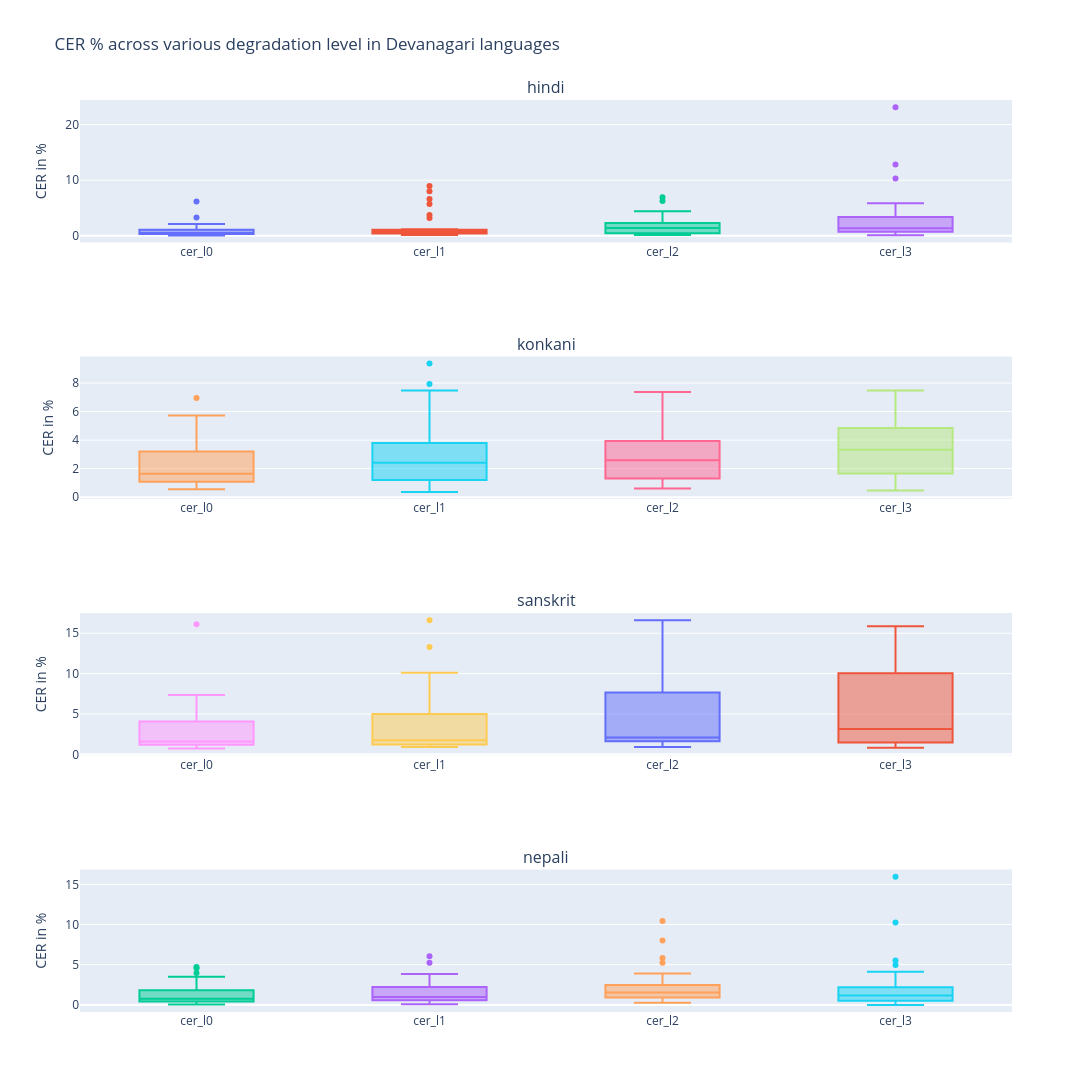

The notebook cell saved with this chart:
### Markdown cell above
## 4.1.1. Box Plot Visualisation

### Code cell
display_box_plot(results_df=results_devanagari, script=script, metric_type='CER').show()

### Figure 1 — Plotly figure (JSON) as saved in the notebook; plotly's stock layout.template omitted (floating-point values rounded to 4 significant figures)
{"data": [{"name": "cer_l0", "text": ["Devanagari_Noto_Sans_19", "Devanagari_Noto_Serif_Devanagari_18", "Devanagari_Anek_Devanagari_22", "Devanagari_Noto_Sans_23", "Devanagari_Poppins_13", "Devanagari_Poppins_29", "Devanagari_Poppins_4", "Devanagari_Anek_Devanagari_12", "Devanagari_Noto_Sans_3", "Devanagari_Noto_Sans_24", "Devanagari_Anek_Devanagari_25", "Devanagari_Poppins_2", "Devanagari_Noto_Sans_Devanagari_27", "Devanagari_Poppins_15", "Devanagari_Noto_Serif_Devanagari_7", "Devanagari_Noto_Sans_Devanagari_28", "Devanagari_Anek_Devanagari_26", "Devanagari_Noto_Serif_Devanagari_30", "Devanagari_Noto_Serif_Devanagari_8", "Devanagari_Poppins_20", "Devanagari_Noto_Sans_10", "Devanagari_Anek_Devanagari_11", "Devanagari_Noto_Sans_Devanagari_14", "Devanagari_Noto_Serif_Devanagari_16", "Devanagari_Noto_Sans_Devanagari_9", "Devanagari_Anek_Devanagari_17", "Devanagari_Noto_Sans_6", "Devanagari_Noto_Serif_Devanagari_21", "Devanagari_Anek_Devanagari_5"], "type": "box", "xaxis": "x", "y": [0.4065, 0.615, 0.8573, 0.2566, 1.657, 1.122, 1.421, 0.2599, 0.059, 0.2377, 0.3894, 3.271, 0.3513, 1.036, 0.345, 0.5543, 6.17, 0.5161, 0.4808, 1.149, 0.3401, 0.4685, 0.6242, 0.3215, 0.3191, 2.112, 0.2352, 0.4678, 0.06094], "yaxis": "y"}, {"name": "cer_l1", "text": ["Devanagari_Noto_Sans_19", "Devanagari_Noto_Serif_Devanagari_18", "Devanagari_Anek_Devanagari_22", "Devanagari_Noto_Sans_23", "Devanagari_Poppins_13", "Devanagari_Poppins_29", "Devanagari_Poppins_4", "Devanagari_Anek_Devanagari_12", "Devanagari_Noto_Sans_3", "Devanagari_Noto_Sans_24", "Devanagari_Anek_Devanagari_25", "Devanagari_Poppins_2", "Devanagari_Noto_Sans_Devanagari_27", "Devanagari_Poppins_15", "Devanagari_Noto_Serif_Devanagari_7", "Devanagari_Noto_Sans_Devanagari_28", "Devanagari_Anek_Devanagari_26", "Devanagari_Noto_Serif_Devanagari_30", "Devanagari_Noto_Serif_Devanagari_8", "Devanagari_Poppins_20", "Devanagari_Noto_Sans_10", "Devanagari_Anek_Devanagari_11", "Devanagari_Noto_Sans_Devanagari_14", "Devanagari_Noto_Serif_Devanagari_16", "Devanagari_Noto_Sans_Devanagari_9", "Devanagari_Anek_Devanagari_17", "Devanagari_Noto_Sans_6", "Devanagari_Noto_Serif_Devanagari_21", "Devanagari_Anek_Devanagari_5"], "type": "box", "xaxis": "x", "y": [0.4646, 0.861, 0.8573, 0.8339, 3.728, 0.7013, 7.993, 0.13, 0.59, 0.317, 0.7009, 5.724, 0.3513, 1.151, 0.2875, 0.8869, 6.598, 0.5161, 0.4808, 8.953, 0.2834, 0.6024, 0.4994, 0.3215, 0.702, 3.168, 0.2352, 0.4094, 1.036], "yaxis": "y"}, {"name": "cer_l2", "text": ["Devanagari_Noto_Sans_19", "Devanagari_Noto_Serif_Devanagari_18", "Devanagari_Anek_Devanagari_22", "Devanagari_Noto_Sans_23", "Devanagari_Poppins_13", "Devanagari_Poppins_29", "Devanagari_Poppins_4", "Devanagari_Anek_Devanagari_12", "Devanagari_Noto_Sans_3", "Devanagari_Noto_Sans_24", "Devanagari_Anek_Devanagari_25", "Devanagari_Poppins_2", "Devanagari_Noto_Sans_Devanagari_27", "Devanagari_Poppins_15", "Devanagari_Noto_Serif_Devanagari_7", "Devanagari_Noto_Sans_Devanagari_28", "Devanagari_Anek_Devanagari_26", "Devanagari_Noto_Serif_Devanagari_30", "Devanagari_Noto_Serif_Devanagari_8", "Devanagari_Poppins_20", "Devanagari_Noto_Sans_10", "Devanagari_Anek_Devanagari_11", "Devanagari_Noto_Sans_Devanagari_14", "Devanagari_Noto_Serif_Devanagari_16", "Devanagari_Noto_Sans_Devanagari_9", "Devanagari_Anek_Devanagari_17", "Devanagari_Noto_Sans_6", "Devanagari_Noto_Serif_Devanagari_21", "Devanagari_Anek_Devanagari_5"], "type": "box", "xaxis": "x", "y": [1.568, 1.845, 1.898, 0.3207, 3.787, 0.9818, 2.427, 2.209, 0.118, 0.7132, 0.9346, 4.03, 0.3513, 4.2, 0.6325, 0.5543, 6.941, 1.419, 0.7812, 4.416, 0.3401, 1.673, 1.373, 6.238, 0.4467, 2.223, 0.2939, 0.4678, 0.4266], "yaxis": "y"}, {"name": "cer_l3", "text": ["Devanagari_Noto_Sans_19", "Devanagari_Noto_Serif_Devanagari_18", "Devanagari_Anek_Devanagari_22", "Devanagari_Noto_Sans_23", "Devanagari_Poppins_13", "Devanagari_Poppins_29", "Devanagari_Poppins_4", "Devanagari_Anek_Devanagari_12", "Devanagari_Noto_Sans_3", "Devanagari_Noto_Sans_24", "Devanagari_Anek_Devanagari_25", "Devanagari_Poppins_2", "Devanagari_Noto_Sans_Devanagari_27", "Devanagari_Poppins_15", "Devanagari_Noto_Serif_Devanagari_7", "Devanagari_Noto_Sans_Devanagari_28", "Devanagari_Anek_Devanagari_26", "Devanagari_Noto_Serif_Devanagari_30", "Devanagari_Noto_Serif_Devanagari_8", "Devanagari_Poppins_20", "Devanagari_Noto_Sans_10", "Devanagari_Anek_Devanagari_11", "Devanagari_Noto_Sans_Devanagari_14", "Devanagari_Noto_Serif_Devanagari_16", "Devanagari_Noto_Sans_Devanagari_9", "Devanagari_Anek_Devanagari_17", "Devanagari_Noto_Sans_6", "Devanagari_Noto_Serif_Devanagari_21", "Devanagari_Anek_Devanagari_5"], "type": "box", "xaxis": "x", "y": [1.336, 3.444, 3.001, 1.347, 12.84, 2.665, 2.724, 0.4548, 0.177, 0.7132, 1.09, 3.329, 0.7026, 3.913, 0.9201, 0.6652, 5.827, 2.968, 0.5409, 2.299, 0.5102, 1.205, 23.16, 1.286, 1.532, 5.114, 0.2939, 10.29, 0.06094], "yaxis": "y"}, {"name": "cer_l0", "text": ["Devanagari_Noto_Sans_19", "Devanagari_Anek_Devanagari_18", "Devanagari_Poppins_12", "Devanagari_Noto_Sans_4", "Devanagari_Anek_Devanagari_15", "Devanagari_Noto_Sans_Devanagari_7", "Devanagari_Noto_Serif_Devanagari_6", "Devanagari_Noto_Sans_3", "Devanagari_Poppins_14", "Devanagari_Poppins_23", "Devanagari_Noto_Sans_Devanagari_27", "Devanagari_Anek_Devanagari_13", "Devanagari_Noto_Sans_Devanagari_24", "Devanagari_Noto_Sans_1", "Devanagari_Noto_Serif_Devanagari_30", "Devanagari_Noto_Serif_Devanagari_8", "Devanagari_Noto_Serif_Devanagari_26", "Devanagari_Poppins_20", "Devanagari_Noto_Sans_Devanagari_29", "Devanagari_Noto_Sans_10", "Devanagari_Noto_Serif_Devanagari_11", "Devanagari_Noto_Sans_Devanagari_25", "Devanagari_Noto_Sans_21", "Devanagari_Noto_Sans_Devanagari_22", "Devanagari_Anek_Devanagari_16", "Devanagari_Noto_Serif_Devanagari_2", "Devanagari_Noto_Sans_Devanagari_9", "Devanagari_Noto_Serif_Devanagari_17"], "type": "box", "xaxis": "x2", "y": [1.343, 2.403, 4.874, 1.661, 1.611, 3.112, 0.8915, 1.235, 5.717, 4.569, 6.95, 2.986, 0.7837, 0.6576, 2.407, 1.299, 3.07, 5.644, 1.01, 0.5592, 1.613, 2.788, 1.028, 3.295, 4.583, 1.127, 1.132, 0.6072], "yaxis": "y2"}, {"name": "cer_l1", "text": ["Devanagari_Noto_Sans_19", "Devanagari_Anek_Devanagari_18", "Devanagari_Poppins_12", "Devanagari_Noto_Sans_4", "Devanagari_Anek_Devanagari_15", "Devanagari_Noto_Sans_Devanagari_7", "Devanagari_Noto_Serif_Devanagari_6", "Devanagari_Noto_Sans_3", "Devanagari_Poppins_14", "Devanagari_Poppins_23", "Devanagari_Noto_Sans_Devanagari_27", "Devanagari_Anek_Devanagari_13", "Devanagari_Noto_Sans_Devanagari_24", "Devanagari_Noto_Sans_1", "Devanagari_Noto_Serif_Devanagari_30", "Devanagari_Noto_Serif_Devanagari_8", "Devanagari_Noto_Serif_Devanagari_26", "Devanagari_Poppins_20", "Devanagari_Noto_Sans_Devanagari_29", "Devanagari_Noto_Sans_10", "Devanagari_Noto_Serif_Devanagari_11", "Devanagari_Noto_Sans_Devanagari_25", "Devanagari_Noto_Sans_21", "Devanagari_Noto_Sans_Devanagari_22", "Devanagari_Anek_Devanagari_16", "Devanagari_Noto_Serif_Devanagari_2", "Devanagari_Noto_Sans_Devanagari_9", "Devanagari_Noto_Serif_Devanagari_17"], "type": "box", "xaxis": "x2", "y": [1.481, 2.275, 5.44, 1.84, 1.335, 2.7, 1.04, 1.006, 7.935, 9.359, 7.469, 2.822, 0.7053, 1.08, 2.768, 4.47, 3.158, 5.422, 1.571, 0.3728, 1.703, 2.562, 0.8997, 3.478, 4.125, 3.039, 1.313, 0.5605], "yaxis": "y2"}, {"name": "cer_l2", "text": ["Devanagari_Noto_Sans_19", "Devanagari_Anek_Devanagari_18", "Devanagari_Poppins_12", "Devanagari_Noto_Sans_4", "Devanagari_Anek_Devanagari_15", "Devanagari_Noto_Sans_Devanagari_7", "Devanagari_Noto_Serif_Devanagari_6", "Devanagari_Noto_Sans_3", "Devanagari_Poppins_14", "Devanagari_Poppins_23", "Devanagari_Noto_Sans_Devanagari_27", "Devanagari_Anek_Devanagari_13", "Devanagari_Noto_Sans_Devanagari_24", "Devanagari_Noto_Sans_1", "Devanagari_Noto_Serif_Devanagari_30", "Devanagari_Noto_Serif_Devanagari_8", "Devanagari_Noto_Serif_Devanagari_26", "Devanagari_Poppins_20", "Devanagari_Noto_Sans_Devanagari_29", "Devanagari_Noto_Sans_10", "Devanagari_Noto_Serif_Devanagari_11", "Devanagari_Noto_Sans_Devanagari_25", "Devanagari_Noto_Sans_21", "Devanagari_Noto_Sans_Devanagari_22", "Devanagari_Anek_Devanagari_16", "Devanagari_Noto_Serif_Devanagari_2", "Devanagari_Noto_Sans_Devanagari_9", "Devanagari_Noto_Serif_Devanagari_17"], "type": "box", "xaxis": "x2", "y": [1.528, 3.691, 6.484, 2.424, 2.532, 3.225, 1.139, 2.104, 5.865, 5.895, 7.365, 2.658, 0.9404, 0.6106, 3.49, 4.002, 3.86, 5.378, 1.122, 0.7922, 2.285, 2.638, 1.478, 3.6, 4.079, 1.176, 1.449, 0.7473], "yaxis": "y2"}, {"name": "cer_l3", "text": ["Devanagari_Noto_Sans_19", "Devanagari_Anek_Devanagari_18", "Devanagari_Poppins_12", "Devanagari_Noto_Sans_4", "Devanagari_Anek_Devanagari_15", "Devanagari_Noto_Sans_Devanagari_7", "Devanagari_Noto_Serif_Devanagari_6", "Devanagari_Noto_Sans_3", "Devanagari_Poppins_14", "Devanagari_Poppins_23", "Devanagari_Noto_Sans_Devanagari_27", "Devanagari_Anek_Devanagari_13", "Devanagari_Noto_Sans_Devanagari_24", "Devanagari_Noto_Sans_1", "Devanagari_Noto_Serif_Devanagari_30", "Devanagari_Noto_Serif_Devanagari_8", "Devanagari_Noto_Serif_Devanagari_26", "Devanagari_Poppins_20", "Devanagari_Noto_Sans_Devanagari_29", "Devanagari_Noto_Sans_10", "Devanagari_Noto_Serif_Devanagari_11", "Devanagari_Noto_Sans_Devanagari_25", "Devanagari_Noto_Sans_21", "Devanagari_Noto_Sans_Devanagari_22", "Devanagari_Anek_Devanagari_16", "Devanagari_Noto_Serif_Devanagari_2", "Devanagari_Noto_Sans_Devanagari_9", "Devanagari_Noto_Serif_Devanagari_17"], "type": "box", "xaxis": "x2", "y": [1.806, 2.489, 6.571, 2.693, 3.085, 3.45, 3.913, 1.51, 6.506, 4.716, 7.469, 4.99, 0.8621, 1.268, 6.137, 3.742, 3.246, 6.267, 5.387, 0.466, 1.658, 3.391, 1.671, 4.454, 4.445, 1.471, 2.989, 1.448], "yaxis": "y2"}, {"name": "cer_l0", "text": ["Devanagari_Poppins_24", "Devanagari_Anek_Devanagari_6", "Devanagari_Noto_Sans_Devanagari_16", "Devanagari_Noto_Serif_Devanagari_18", "Devanagari_Anek_Devanagari_22", "Devanagari_Poppins_12", "Devanagari_Poppins_8", "Devanagari_Anek_Devanagari_15", "Devanagari_Anek_Devanagari_19", "Devanagari_Noto_Serif_Devanagari_28", "Devanagari_Noto_Sans_Devanagari_30", "Devanagari_Noto_Serif_Devanagari_10", "Devanagari_Anek_Devanagari_2", "Devanagari_Noto_Sans_Devanagari_13", "Devanagari_Noto_Serif_Devanagari_9", "Devanagari_Noto_Sans_Devanagari_29", "Devanagari_Poppins_17", "Devanagari_Noto_Serif_Devanagari_11", "Devanagari_Noto_Sans_Devanagari_25", "Devanagari_Noto_Sans_21", "Devanagari_Noto_Sans_Devanagari_14", "Devanagari_Poppins_27", "Devanagari_Anek_Devanagari_5"], "type": "box", "xaxis": "x3", "y": [2.087, 1.171, 1.246, 1.58, 1.938, 5.171, 4.844, 2.652, 7.083, 7.34, 16.11, 0.8377, 1.291, 0.9995, 1.211, 1.252, 4.191, 1.427, 0.7382, 0.8809, 0.8879, 3.688, 1.581], "yaxis": "y3"}, {"name": "cer_l1", "text": ["Devanagari_Poppins_24", "Devanagari_Anek_Devanagari_6", "Devanagari_Noto_Sans_Devanagari_16", "Devanagari_Noto_Serif_Devanagari_18", "Devanagari_Anek_Devanagari_22", "Devanagari_Poppins_12", "Devanagari_Poppins_8", "Devanagari_Anek_Devanagari_15", "Devanagari_Anek_Devanagari_19", "Devanagari_Noto_Serif_Devanagari_28", "Devanagari_Noto_Sans_Devanagari_30", "Devanagari_Noto_Serif_Devanagari_10", "Devanagari_Anek_Devanagari_2", "Devanagari_Noto_Sans_Devanagari_13", "Devanagari_Noto_Serif_Devanagari_9", "Devanagari_Noto_Sans_Devanagari_29", "Devanagari_Poppins_17", "Devanagari_Noto_Serif_Devanagari_11", "Devanagari_Noto_Sans_Devanagari_25", "Devanagari_Noto_Sans_21", "Devanagari_Noto_Sans_Devanagari_14", "Devanagari_Poppins_27", "Devanagari_Anek_Devanagari_5"], "type": "box", "xaxis": "x3", "y": [1.893, 0.8981, 1.381, 1.623, 1.748, 9.268, 6.099, 2.652, 10.12, 13.3, 16.62, 2.433, 1.215, 0.9495, 3.555, 0.8945, 3.785, 1.207, 1.554, 0.9958, 0.9302, 5.403, 1.414], "yaxis": "y3"}, {"name": "cer_l2", "text": ["Devanagari_Poppins_24", "Devanagari_Anek_Devanagari_6", "Devanagari_Noto_Sans_Devanagari_16", "Devanagari_Noto_Serif_Devanagari_18", "Devanagari_Anek_Devanagari_22", "Devanagari_Poppins_12", "Devanagari_Poppins_8", "Devanagari_Anek_Devanagari_15", "Devanagari_Anek_Devanagari_19", "Devanagari_Noto_Serif_Devanagari_28", "Devanagari_Noto_Sans_Devanagari_30", "Devanagari_Noto_Serif_Devanagari_10", "Devanagari_Anek_Devanagari_2", "Devanagari_Noto_Sans_Devanagari_13", "Devanagari_Noto_Serif_Devanagari_9", "Devanagari_Noto_Sans_Devanagari_29", "Devanagari_Poppins_17", "Devanagari_Noto_Serif_Devanagari_11", "Devanagari_Noto_Sans_Devanagari_25", "Devanagari_Noto_Sans_21", "Devanagari_Noto_Sans_Devanagari_14", "Devanagari_Poppins_27", "Devanagari_Anek_Devanagari_5"], "type": "box", "xaxis": "x3", "y": [5.719, 2.811, 1.583, 2.007, 1.824, 7.717, 11.81, 2.072, 10.2, 7.447, 16.62, 1.675, 2.164, 1.199, 1.641, 0.8945, 8.516, 1.939, 3.497, 1.609, 1.311, 7.89, 1.498], "yaxis": "y3"}, {"name": "cer_l3", "text": ["Devanagari_Poppins_24", "Devanagari_Anek_Devanagari_6", "Devanagari_Noto_Sans_Devanagari_16", "Devanagari_Noto_Serif_Devanagari_18", "Devanagari_Anek_Devanagari_22", "Devanagari_Poppins_12", "Devanagari_Poppins_8", "Devanagari_Anek_Devanagari_15", "Devanagari_Anek_Devanagari_19", "Devanagari_Noto_Serif_Devanagari_28", "Devanagari_Noto_Sans_Devanagari_30", "Devanagari_Noto_Serif_Devanagari_10", "Devanagari_Anek_Devanagari_2", "Devanagari_Noto_Sans_Devanagari_13", "Devanagari_Noto_Serif_Devanagari_9", "Devanagari_Noto_Sans_Devanagari_29", "Devanagari_Poppins_17", "Devanagari_Noto_Serif_Devanagari_11", "Devanagari_Noto_Sans_Devanagari_25", "Devanagari_Noto_Sans_21", "Devanagari_Noto_Sans_Devanagari_14", "Devanagari_Poppins_27", "Devanagari_Anek_Devanagari_5"], "type": "box", "xaxis": "x3", "y": [10.01, 1.015, 3.84, 10.03, 3.153, 13.25, 12.72, 2.404, 12.52, 12.77, 15.86, 1.516, 1.898, 2.699, 1.562, 0.8945, 8.483, 1.207, 0.8159, 1.455, 0.9725, 6.861, 10.02], "yaxis": "y3"}, {"name": "cer_l0", "text": ["Devanagari_Poppins_24", "Devanagari_Noto_Sans_5", "Devanagari_Noto_Sans_Devanagari_21", "Devanagari_Noto_Sans_14", "Devanagari_Noto_Serif_Devanagari_1", "Devanagari_Poppins_29", "Devanagari_Noto_Sans_18", "Devanagari_Poppins_25", "Devanagari_Noto_Serif_Devanagari_23", "Devanagari_Poppins_22", "Devanagari_Noto_Sans_12", "Devanagari_Noto_Serif_Devanagari_7", "Devanagari_Anek_Devanagari_10", "Devanagari_Noto_Sans_Devanagari_28", "Devanagari_Anek_Devanagari_26", "Devanagari_Anek_Devanagari_30", "Devanagari_Noto_Serif_Devanagari_27", "Devanagari_Anek_Devanagari_3", "Devanagari_Noto_Sans_Devanagari_13", "Devanagari_Anek_Devanagari_4", "Devanagari_Noto_Serif_Devanagari_2", "Devanagari_Anek_Devanagari_8", "Devanagari_Noto_Sans_Devanagari_9", "Devanagari_Noto_Sans_16", "Devanagari_Anek_Devanagari_17", "Devanagari_Noto_Sans_6", "Devanagari_Poppins_11", "Devanagari_Noto_Sans_20"], "type": "box", "xaxis": "x4", "y": [4.7, 0.3711, 0.7471, 0.258, 1.252, 3.499, 1.813, 2.191, 0.5851, 4.571, 0.3646, 0.7708, 0.6048, 0.1558, 2.503, 0.5622, 0.4645, 0.9873, 1.029, 3.956, 0.2903, 1.178, 0.3766, 0.5408, 1.762, 0.5722, 1.828, 0.0558], "yaxis": "y4"}, {"name": "cer_l1", "text": ["Devanagari_Poppins_24", "Devanagari_Noto_Sans_5", "Devanagari_Noto_Sans_Devanagari_21", "Devanagari_Noto_Sans_14", "Devanagari_Noto_Serif_Devanagari_1", "Devanagari_Poppins_29", "Devanagari_Noto_Sans_18", "Devanagari_Poppins_25", "Devanagari_Noto_Serif_Devanagari_23", "Devanagari_Poppins_22", "Devanagari_Noto_Sans_12", "Devanagari_Noto_Serif_Devanagari_7", "Devanagari_Anek_Devanagari_10", "Devanagari_Noto_Sans_Devanagari_28", "Devanagari_Anek_Devanagari_26", "Devanagari_Anek_Devanagari_30", "Devanagari_Noto_Serif_Devanagari_27", "Devanagari_Anek_Devanagari_3", "Devanagari_Noto_Sans_Devanagari_13", "Devanagari_Anek_Devanagari_4", "Devanagari_Noto_Serif_Devanagari_2", "Devanagari_Anek_Devanagari_8", "Devanagari_Noto_Sans_Devanagari_9", "Devanagari_Noto_Sans_16", "Devanagari_Anek_Devanagari_17", "Devanagari_Noto_Sans_6", "Devanagari_Poppins_11", "Devanagari_Noto_Sans_20"], "type": "box", "xaxis": "x4", "y": [5.229, 0.8813, 0.6322, 0.6192, 0.2504, 3.655, 2.221, 2.191, 0.5851, 6.057, 0.3646, 1.439, 0.5544, 0.07788, 2.991, 0.6325, 1.062, 0.9403, 0.935, 3.859, 0.387, 1.03, 1.177, 0.5408, 1.606, 0.4769, 2.227, 3.237], "yaxis": "y4"}, {"name": "cer_l2", "text": ["Devanagari_Poppins_24", "Devanagari_Noto_Sans_5", "Devanagari_Noto_Sans_Devanagari_21", "Devanagari_Noto_Sans_14", "Devanagari_Noto_Serif_Devanagari_1", "Devanagari_Poppins_29", "Devanagari_Noto_Sans_18", "Devanagari_Poppins_25", "Devanagari_Noto_Serif_Devanagari_23", "Devanagari_Poppins_22", "Devanagari_Noto_Sans_12", "Devanagari_Noto_Serif_Devanagari_7", "Devanagari_Anek_Devanagari_10", "Devanagari_Noto_Sans_Devanagari_28", "Devanagari_Anek_Devanagari_26", "Devanagari_Anek_Devanagari_30", "Devanagari_Noto_Serif_Devanagari_27", "Devanagari_Anek_Devanagari_3", "Devanagari_Noto_Sans_Devanagari_13", "Devanagari_Anek_Devanagari_4", "Devanagari_Noto_Serif_Devanagari_2", "Devanagari_Anek_Devanagari_8", "Devanagari_Noto_Sans_Devanagari_9", "Devanagari_Noto_Sans_16", "Devanagari_Anek_Devanagari_17", "Devanagari_Noto_Sans_6", "Devanagari_Poppins_11", "Devanagari_Noto_Sans_20"], "type": "box", "xaxis": "x4", "y": [5.229, 1.02, 2.126, 0.5676, 0.8012, 8.009, 2.131, 2.835, 0.9362, 10.46, 0.2604, 0.7194, 0.756, 1.09, 2.869, 0.9136, 5.839, 1.598, 1.262, 3.907, 1.355, 2.061, 1.507, 1.721, 1.865, 0.9061, 1.999, 0.558], "yaxis": "y4"}, {"name": "cer_l3", "text": ["Devanagari_Poppins_24", "Devanagari_Noto_Sans_5", "Devanagari_Noto_Sans_Devanagari_21", "Devanagari_Noto_Sans_14", "Devanagari_Noto_Serif_Devanagari_1", "Devanagari_Poppins_29", "Devanagari_Noto_Sans_18", "Devanagari_Poppins_25", "Devanagari_Noto_Serif_Devanagari_23", "Devanagari_Poppins_22", "Devanagari_Noto_Sans_12", "Devanagari_Noto_Serif_Devanagari_7", "Devanagari_Anek_Devanagari_10", "Devanagari_Noto_Sans_Devanagari_28", "Devanagari_Anek_Devanagari_26", "Devanagari_Anek_Devanagari_30", "Devanagari_Noto_Serif_Devanagari_27", "Devanagari_Anek_Devanagari_3", "Devanagari_Noto_Sans_Devanagari_13", "Devanagari_Anek_Devanagari_4", "Devanagari_Noto_Serif_Devanagari_2", "Devanagari_Anek_Devanagari_8", "Devanagari_Noto_Sans_Devanagari_9", "Devanagari_Noto_Sans_16", "Devanagari_Anek_Devanagari_17", "Devanagari_Noto_Sans_6", "Devanagari_Poppins_11", "Devanagari_Noto_Sans_20"], "type": "box", "xaxis": "x4", "y": [5.523, 0.5566, 0.4023, 1.187, 0.4006, 4.121, 1.949, 2.255, 1.287, 4.971, 0.2604, 1.644, 1.26, 0.0, 2.686, 1.124, 0.5309, 1.175, 1.122, 15.97, 0.2903, 1.129, 0.4708, 0.5408, 10.26, 0.9061, 2.113, 0.279], "yaxis": "y4"}], "layout": {"annotations": [{"font": {"size": 16}, "showarrow": false, "text": "hindi", "x": 0.5, "xanchor": "center", "xref": "paper", "y": 1, "yanchor": "bottom", "yref": "paper"}, {"font": {"size": 16}, "showarrow": false, "text": "konkani", "x": 0.5, "xanchor": "center", "xref": "paper", "y": 0.7188, "yanchor": "bottom", "yref": "paper"}, {"font": {"size": 16}, "showarrow": false, "text": "sanskrit", "x": 0.5, "xanchor": "center", "xref": "paper", "y": 0.4375, "yanchor": "bottom", "yref": "paper"}, {"font": {"size": 16}, "showarrow": false, "text": "nepali", "x": 0.5, "xanchor": "center", "xref": "paper", "y": 0.1562, "yanchor": "bottom", "yref": "paper"}], "height": 1200, "showlegend": false, "title": {"text": "CER % across various degradation level in Devanagari languages"}, "width": 1400, "xaxis": {"anchor": "y", "domain": [0, 1]}, "xaxis2": {"anchor": "y2", "domain": [0, 1]}, "xaxis3": {"anchor": "y3", "domain": [0, 1]}, "xaxis4": {"anchor": "y4", "domain": [0, 1]}, "yaxis": {"anchor": "x", "domain": [0.8438, 1], "title": {"text": "CER in %"}}, "yaxis2": {"anchor": "x2", "domain": [0.5625, 0.7188], "title": {"text": "CER in %"}}, "yaxis3": {"anchor": "x3", "domain": [0.2812, 0.4375], "title": {"text": "CER in %"}}, "yaxis4": {"anchor": "x4", "domain": [0, 0.1562], "title": {"text": "CER in %"}}}}
